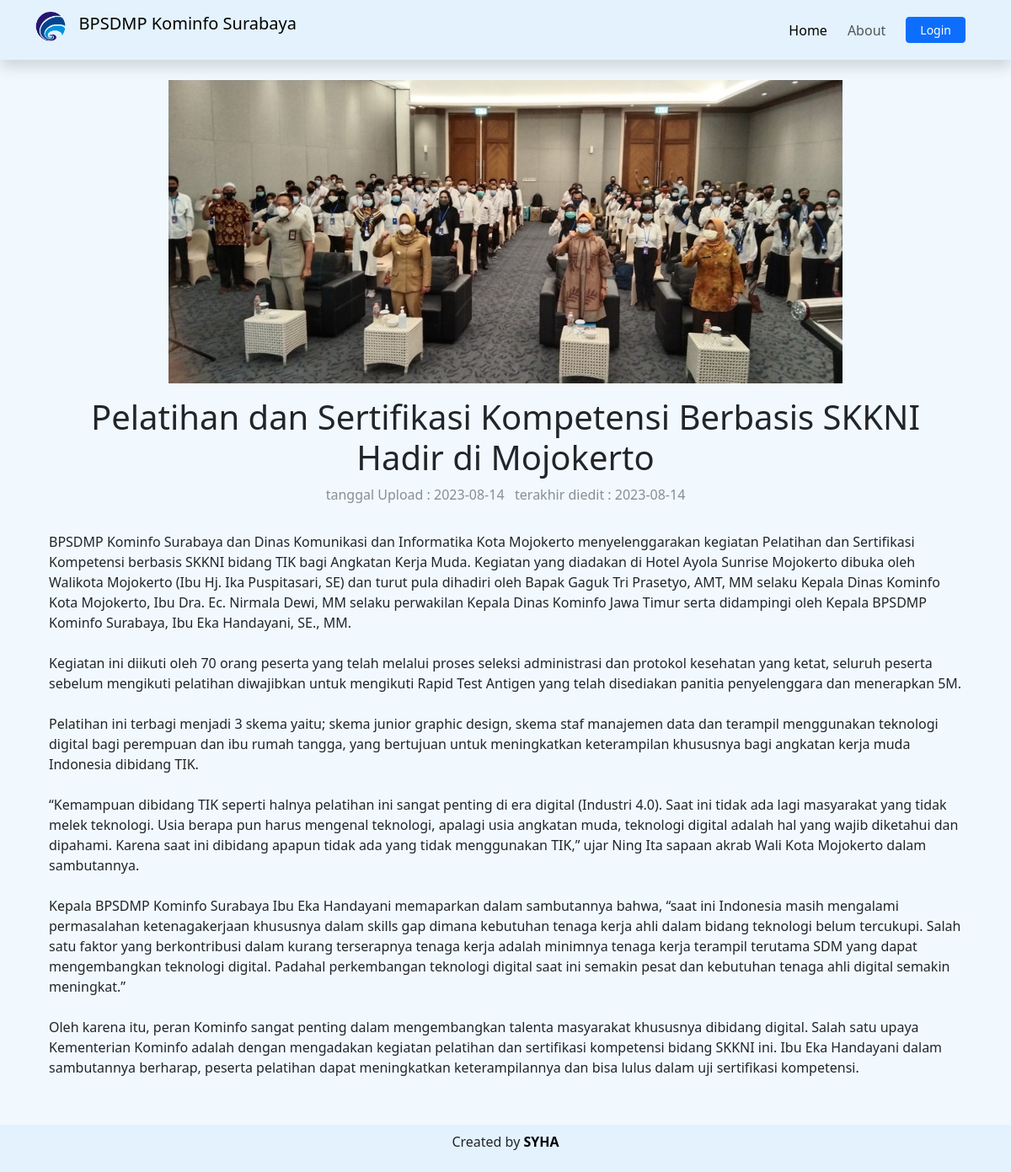
Screenshot of /post.php?id=3 with the database file from the repository.
### tables this page shows
CREATE TABLE `kegiatan` (
  `id` int(11) NOT NULL,
  `judul` varchar(200) NOT NULL,
  `isi` varchar(5000) NOT NULL,
  `gambar` varchar(100) NOT NULL,
  `created_date` date NOT NULL,
  `last_updated` date NOT NULL
);

### functions.php (called while the page is built, shortened)
<?php
$conn = mysqli_connect("localhost", "root", "", "85_syauqillah hadie ahsana");
function query($query)
{
    global $conn;
    $result = mysqli_query($conn, $query);
    $rows = [];
    while ($row = mysqli_fetch_assoc($result)) {
        $rows[] = $row;
    }
    return $rows;
}

### post.php (the view, shortened to what this page needs)
<?php
require 'functions.php';
$id = $_GET["id"];
$show  = query("SELECT * FROM kegiatan WHERE id = $id")[0];
?>
<!DOCTYPE html>
<html lang="en">
<head>
    <link href="https://cdn.jsdelivr.net/npm/bootstrap@5.3.1/dist/css/bootstrap.min.css" rel="stylesheet">
    <link rel="stylesheet" href="https://cdn.jsdelivr.net/npm/bootstrap-icons@1.10.5/font/bootstrap-icons.css">
</head>
<body>
    <nav class="navbar navbar-expand-lg shadow" style="background-color: #e3f2fd;">
        <div class="container">
            <a class="navbar-brand" href="index.php">
                <p class="h5 align-items-center">
                    <img src="assets\img\logoBPSDMP.png" alt="Logo" height="36vh" class="d-inline-block align-text-top">
                    &nbsp; BPSDMP Kominfo Surabaya
                </p>
            </a>
            <div class="collapse navbar-collapse" id="navbarSupportedContent">
                <ul class="navbar-nav ms-auto align-items-center">
                    <li class="nav-item p-1">
                        <a class="nav-link active" aria-current="page" href="index.php">Home</a>
                    </li>
                    <li class="nav-item p-1">
                        <a class="nav-link" href="about.php">About</a>
                    </li>
                    <li class="nav-item p-1">
                        <a class="nav-link" href="login.php"><button type="button" class="btn btn-primary btn-sm ps-3 pe-3 pt-1 pb-1">Login</button></a>
                    </li>
                </ul>
            </div>
        </div>
    </nav>
    <section style="background-color: #f1f9fe;">
        <div class="container pt-4 text-center">
            <img src="assets\img\<?= $show['gambar'] ?>" alt="<?= $show['gambar'] ?>" style="width: 100vh;">
        </div>
    </section>
    <section style="background-color: #f1f9fe;">
        <div class="container pb-4">
            <div class="row p-3 text-center">
                <div class="col">
                    <p class="h1"><?= $show['judul'] ?></p>
                    <p class="opacity-50"> tanggal Upload : <?= $show['created_date'] ?> &nbsp; terakhir diedit : <?= $show['last_updated'] ?></p>
                </div>
            </div>
            <div class="row p-3 pt-0">
                <div class="col">
                    <p><?= $show['isi'] ?>
                    </p>
                </div>
            </div>
        </div>
    </section>
</body>
<footer class="p-2 m-0" style="background-color: #e3f2fd;">
    <div class="text-center">
        <p>Created by <a href="https://www.instagram.com/syauqillah_ahsa/" class="text-black fw-bold" style="text-decoration:none">SYHA</a></p>
    </div>
</footer>
</html>

### rows the page displays
kegiatan: gambar (picture), judul "Pelatihan dan Sertifikasi Kompetensi Berbasis SKKNI Hadir di Mojokerto", created_date "2023-08-14", last_updated "2023-08-14", isi "BPSDMP Kominfo Surabaya dan Dinas Komunikasi dan Informatika Kota Mojokerto menyelenggarakan kegiatan Pelatihan dan Sertifikasi Kompetensi berbasis SKKNI bidang TIK bagi Angkatan Kerja Muda. Kegiatan yang diadakan di Hotel Ayola Sunrise Mojokerto dibuka oleh Walikota Mojokerto (Ibu Hj. Ika Puspitasari, SE) dan turut pula dihadiri oleh Bapak Gaguk Tri Prasetyo, AMT, MM selaku Kepala Dinas Kominfo Kota Mojokerto, Ibu Dra. Ec. Nirmala Dewi, MM selaku perwakilan Kepala Dinas Kominfo Jawa Timur serta didampingi oleh Kepala BPSDMP Kominfo Surabaya, Ibu Eka Handayani, SE., MM. Kegiatan ini diikuti oleh 70 orang peserta yang telah melalui proses seleksi administrasi dan protokol kesehatan yang…"
